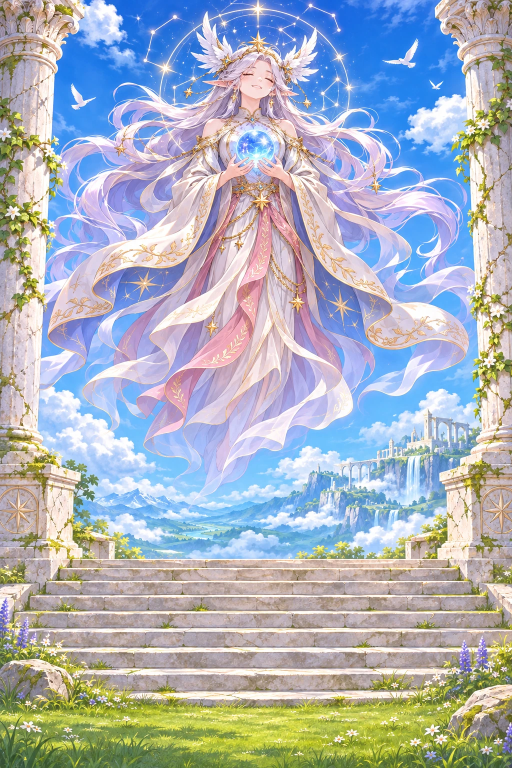
#> input picture wings-of-wonder/scripts/art-source/summon/oracle.webp, 1024 x 1536 px, found by its file name (shown at 1/2 size); its folder holds 3 pictures in this run
$ python build-summon-art.py
#> lines starting #> are read from the running program, lines starting #| are printed output that depends on the picture
#!/usr/bin/env python3
"""Art of the Summon room (citySummon): two well backgrounds, the Mark Shop banner and six small icons.

Sources are paintings in scripts/art-source/summon. Output in src/assets/generated, with build-time AVIF copies in
scripts/hosting-art; the comp- prefix puts everything into pack-comp.js in the chat preview:
  comp-summon-oracle.webp  720 x 1080  Advanced Summon (the Star Oracle)
  comp-summon-glade.webp   720 x 1080  Basic Summon and the Festival
  comp-summon-stall.webp   900 x 600   Mark Shop banner
  comp-summon-icons.webp   3 x 2 atlas of 144 px tiles: Star Orb, Rare / Epic / Royal Mark, Festival token, level card

    python3 scripts/build-summon-art.py
"""
from pathlib import Path
from PIL import Image
import numpy as np

SRC = Path('scripts/art-source/summon'); OUT = Path('src/assets/generated'); HOST = Path('scripts/hosting-art'); TILE = 144
for name, size in (('oracle', (720, 1080)), ('glade', (720, 1080)), ('stall', (900, 600))):
    im = Image.open(SRC/f'{name}.webp').convert('RGB').resize(size, Image.Resampling.LANCZOS)
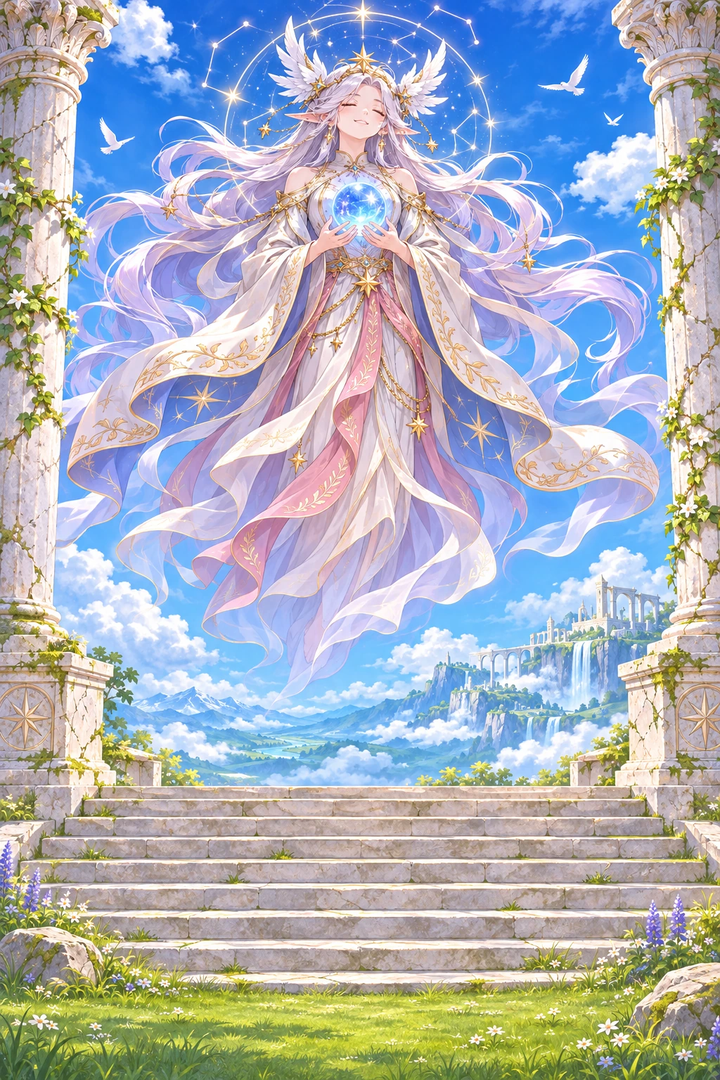
#> im: PIL image 720x1080 RGB; mean R, G, B 170.7, 177.9, 188.5
    im.save(OUT/f'comp-summon-{name}.webp', quality=80, method=6); im.save(HOST/f'comp-summon-{name}.avif', quality=42)
#> (the run stopped early here; a loop or call above may not have finished)
